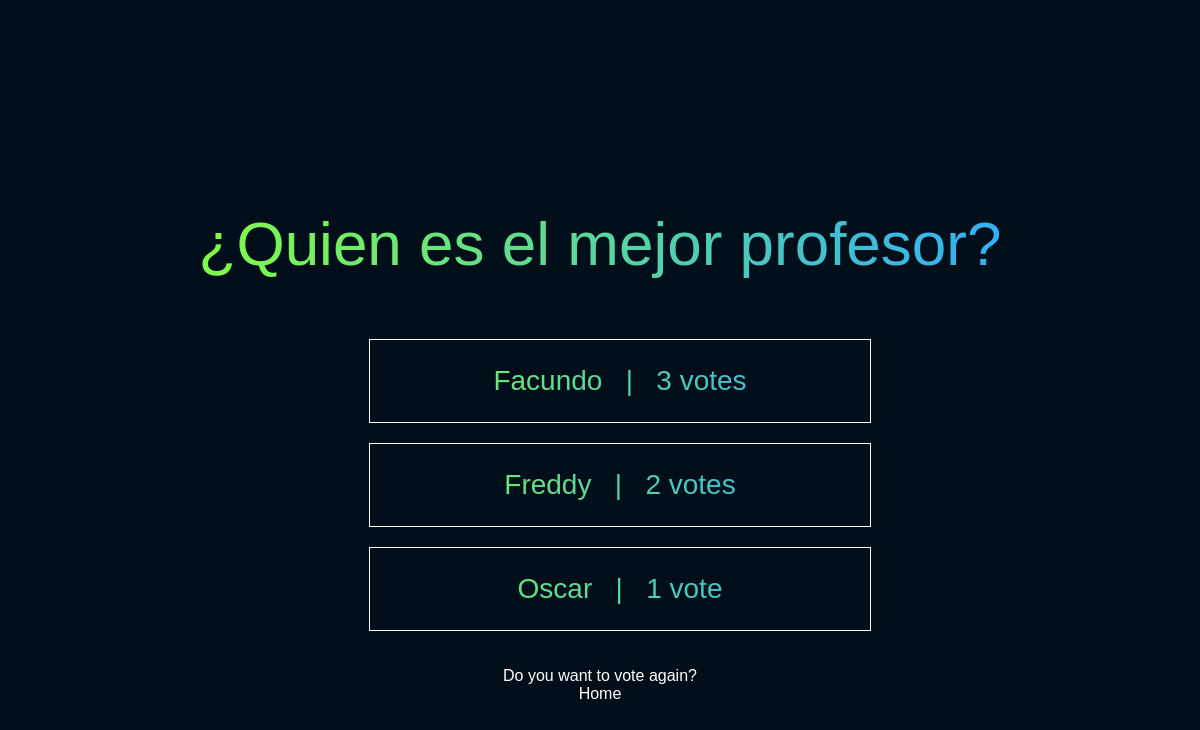
The app's page /3/results/ with its own data.
### polls/models.py (models this page shows, shortened)
class Question(models.Model):
    question_text = models.CharField (max_length=200)
    pub_date = models.DateTimeField("date published")

class Choice(models.Model):
    question_id = models.ForeignKey(Question, on_delete= models.CASCADE)
    choice_text = models.CharField(max_length=200)
    votes = models.IntegerField(default=0)

### polls/views.py (the view)
# urls.py: path('<int:pk>/results/', views.ResultsView.as_view(), name='results'),
class ResultsView(generic.DetailView):
    model = Question
    template_name = 'polls/results.html'

### polls/templates/polls/results.html (shortened to what this page needs)
{% load static %}
<!DOCTYPE html>
<html lang="en">
<head>
    <link rel="stylesheet" href="{% static 'polls/style.css' %}">
    <link rel="stylesheet" href="{% static 'polls/results.css' %}">
</head>
<body>
    <header>
        <p>{{ question.question_text }}</p>
    </header>
    <ul>
        {% for choice in question.choice_set.all %}
            <li>{{ choice.choice_text }} &nbsp; | &nbsp; {{ choice.votes }} vote{{ choice.votes|pluralize:"s"}}</li>
        {% endfor %}
    </ul>
    <a href="{% url 'polls:details' question.id %}">Do you want to vote again?</a>
    <a href="{% url 'polls:index' %}">Home</a>
</body>
</html>

### polls/static/polls/style.css (style rules this page uses)
body, header, ul, li, footer { align-items: center; display: flex; justify-content: center; }
header, ul { background: linear-gradient( to right, hsl(98, 100%, 62%), hsl(204, 100%, 59%) ); -webkit-background-clip: text; -webkit-text-fill-color: transparent; text-align: center; }
body { background: hsl(204, 100%, 5%); flex-direction: column; font-family: Arial, Helvetica, sans-serif; height: 100vh; }
header { color: #71622d; font-size: 72px; height: 60px; padding: 100px 50px 50px; }
ul { flex-direction: column; }
li { border: 1px solid white; font-size: 28px; margin-bottom: 20px; padding: 25px; width: 450px; }
a { color: white; text-decoration: none; }

### polls/static/polls/results.css (style rules this page uses)
body { display: flex; align-items: center; justify-content: center; }
header { display: flex; align-items: center; justify-content: center; padding: 50px; padding-top: 100px; height: 60px; font-size: 62px; color: #71632d; }

### records on screen
Question: question_text "¿Quien es el mejor profesor?"
Choice: choice_text "Facundo", votes "3"
Choice: choice_text "Freddy", votes "2"
Choice: choice_text "Oscar", votes "1"
